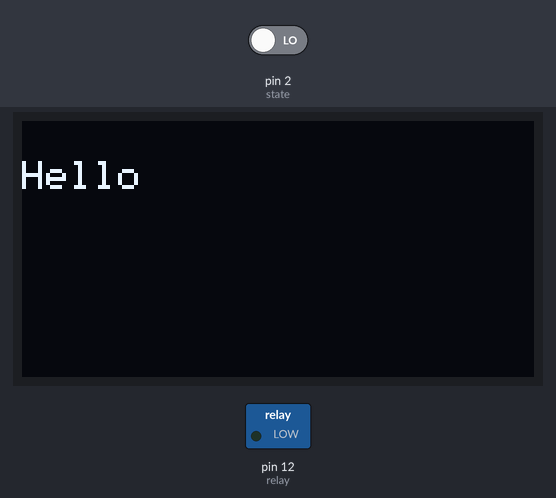
The sketch below on a simulated Arduino Uno, built with avr-gcc and run on an emulated ATmega328P. Parts: 128×64 one-colour display, switched loads named in the sketch (green lamp = pin HIGH). The test bench sets the inputs (shaded band); at power-on: pin 2 (state) LOW.

Above: at 2.1 s.
At 5.2 s:
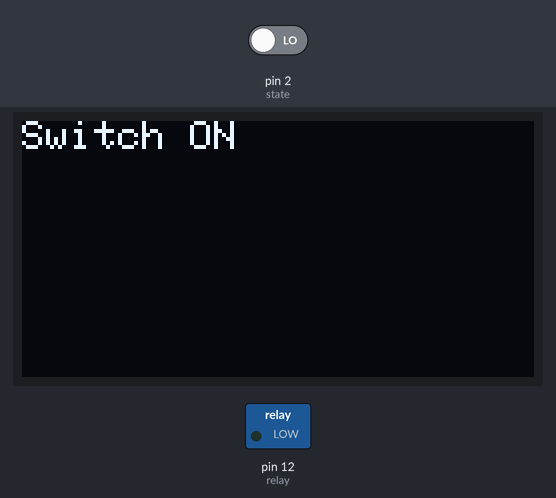
5.3 s: pin 2 (state) driven HIGH
At 5.8 s:
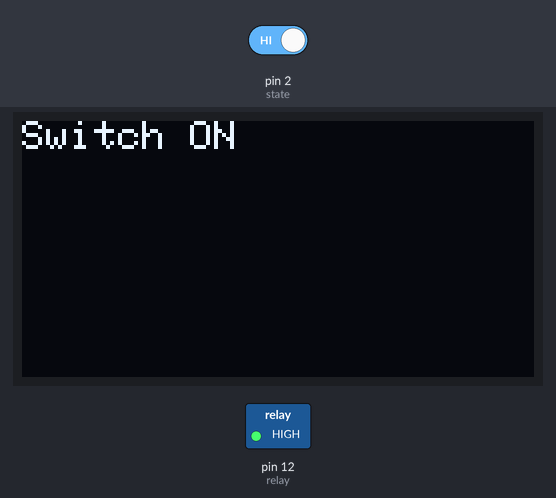
6.8 s: pin 2 (state) driven LOW
At 7.8 s:
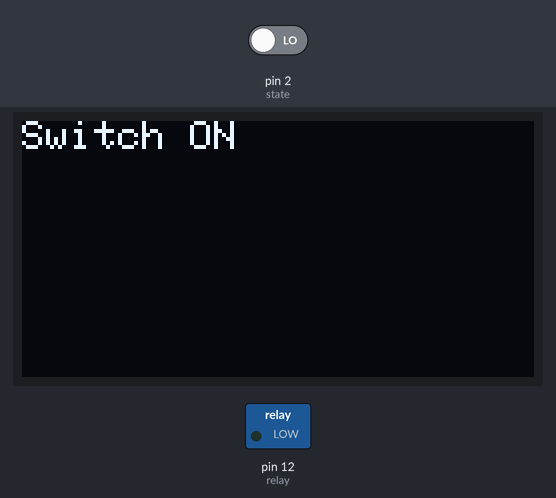
Timing chart, 0 to 9.8 s (numbered marks = the images above; inputs shaded):
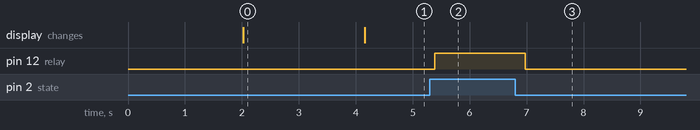

Measured:
- after the input at 5.3 s, pin 12 (relay): LOW → HIGH after 0.09 s
- after the input at 6.8 s, pin 12 (relay): HIGH → LOW after 0.18 s
- what the display in image 0 shows lasts 2.2 s, from 2.0 s to 4.2 s

The sketch:

Smart_plug.ino
```cpp
#include <Wire.h>
#include <Adafruit_GFX.h>
#include <Adafruit_SSD1306.h>
#define SCREEN_WIDTH 128
#define SCREEN_HEIGHT 64
#define OLED_RESET     -1
#define SCREEN_ADDRESS 0x3C
Adafruit_SSD1306 display(SCREEN_WIDTH, SCREEN_HEIGHT, &Wire, OLED_RESET);
int relay = 12;
int state = 2;
void setup() {
  // put your setup code here, to run once:
  Serial.begin(9600);
  pinMode(relay, OUTPUT);
  pinMode(state,INPUT);
  delay(2000);
  display.clearDisplay();
  display.setTextSize(1);
  display.setTextColor(WHITE);
  display.setCursor(0, 10);
  display.println("Hello");
  display.display();
  delay(2000);
}
void loop() {
  if(digitalRead(2) == HIGH)
  {
    digitalWrite(relay, HIGH);
    display.clearDisplay();
    display.setTextSize(1);
    display.setTextColor(SSD1306_WHITE);
    display.setCursor(0, 0);
    display.cp437(true);
    display.write("Switch ON");
    delay(100);
    display.display();
    delay(100);
  }
  if(digitalRead(2) == LOW)
  {
    digitalWrite(relay, LOW);
    display.clearDisplay();
    display.setTextSize(1);
    display.setTextColor(SSD1306_WHITE);
    display.setCursor(0, 0);
    display.cp437(true);
    display.write("Switch ON");
    delay(100);
    display.display();
    delay(100);
  }
}
```
